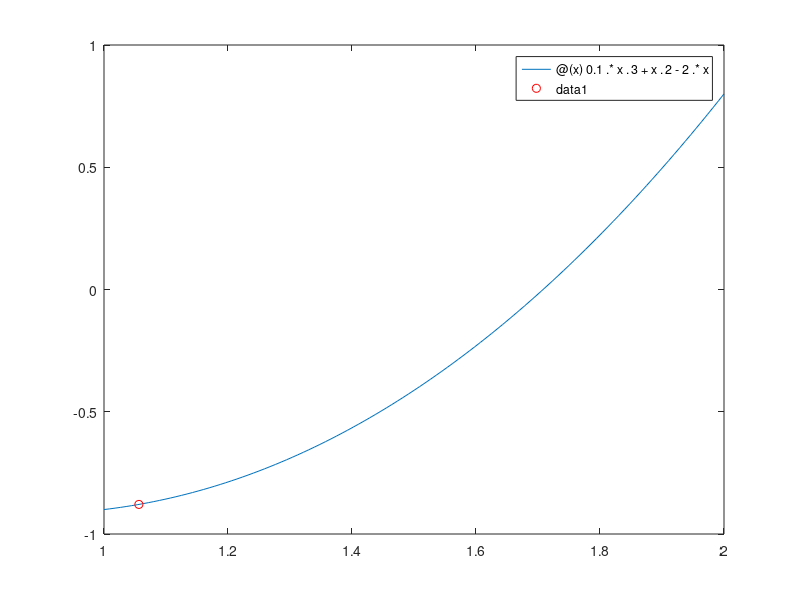

Write MATLAB code to recreate this figure.
% code của thiên clear;clc;fx = @(x) 0.1.*x.^3 + x.^2 - 2.*xfplot(fx,[1 2]);hold on;function [minx minf] = cuc_tieu(f, a, b, e)  while 1+1==2    x1 = a + (b-a)./2 - e/2;    x2 = a + (b-a)/2 + e/2;    f1 = f(x1);    f2 = f(x2);    a    x1    x2    b    f1    f2    printf("\n==========\n");    if f1<f2      b = x2;    elseif f1>f2      a = x1;    elseif f1==f2      a = x1;      b = x2;    endif;        if abs(a-b)<2.*e      minf = f(x1);      minx = x1;      break;    endif;  endwhile;  
endfunction;[minx minf] = cuc_tieu(fx,1,2,0.1);plot(minx,minf,'ro');minxminf
